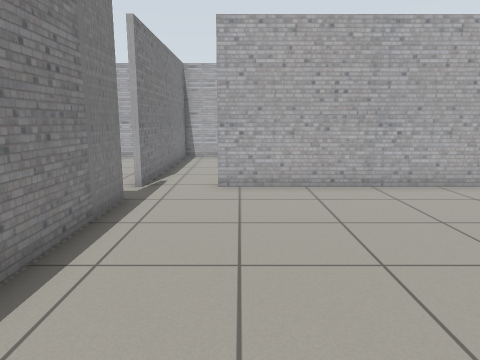
view 1 (above)

16 first-person views from a walk through a Gazebo world. The camera is 1 m above the floor, tilts 10° down and sees 70° across. The floor is counted in squares, 0.5 m on a side. Each view is taken from the middle of a square. On the plan, view 1 faces up. The plan holds only what a view shows up to about 18 squares ahead; the rest is blank. Robots are left out.

view 2
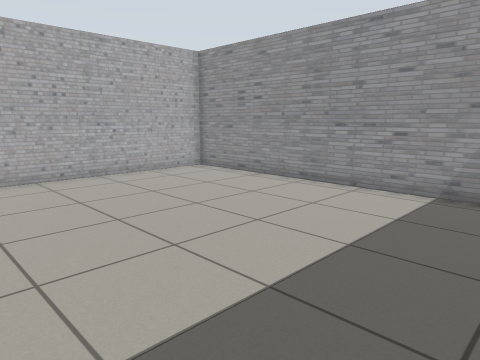

view 3
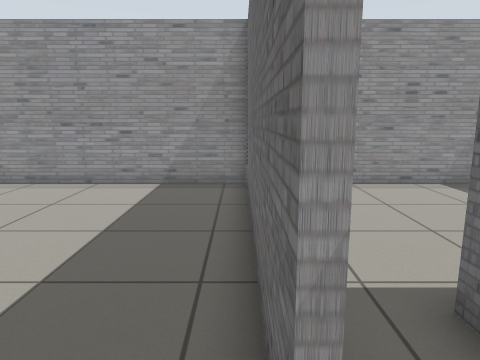

view 4
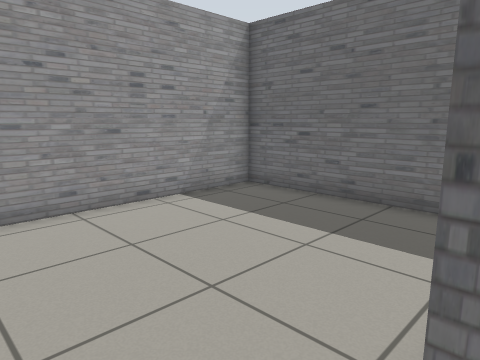

view 5
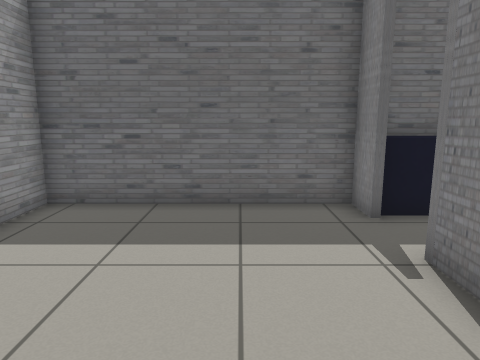

view 6
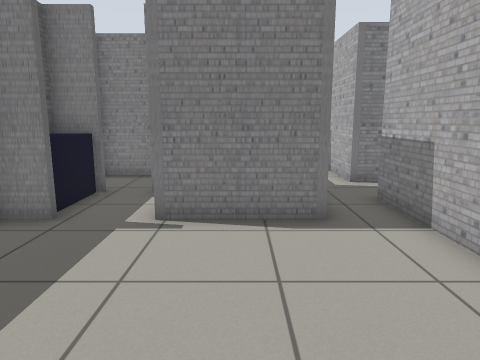

view 7
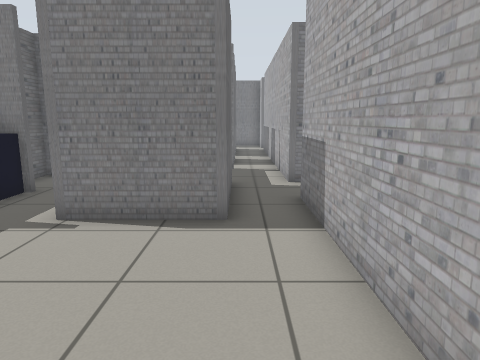

view 8
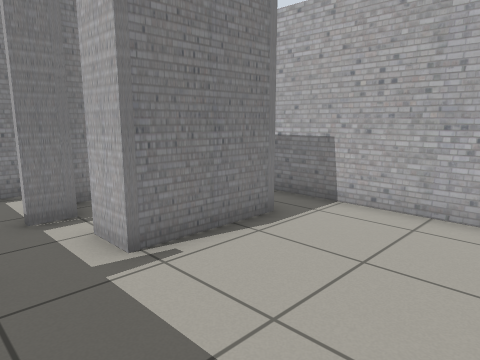

view 9
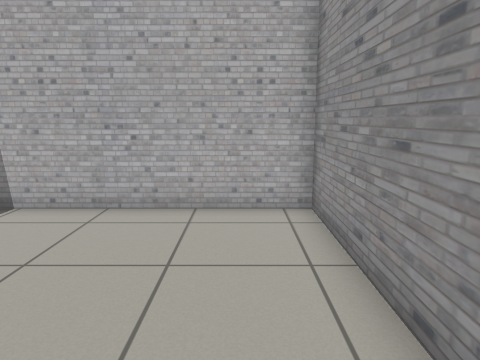

view 10
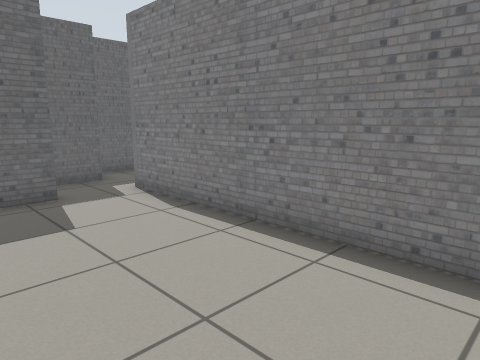

view 11
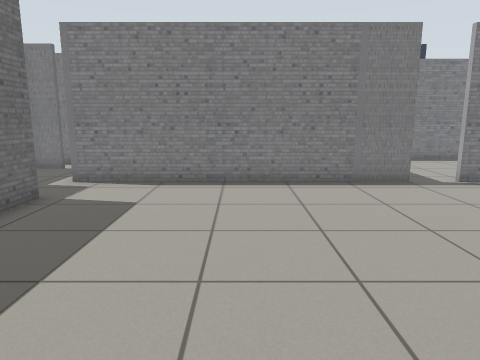

view 12
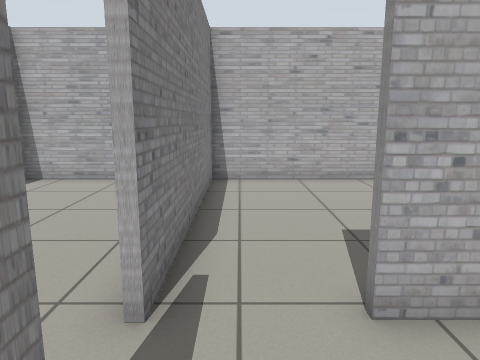

view 13
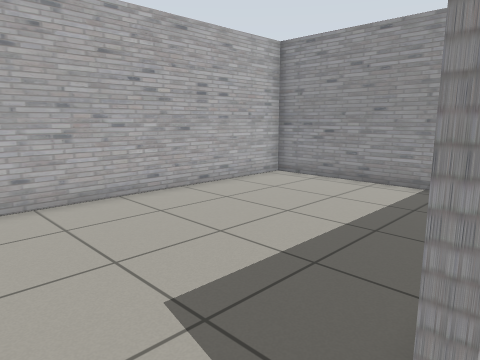

view 14
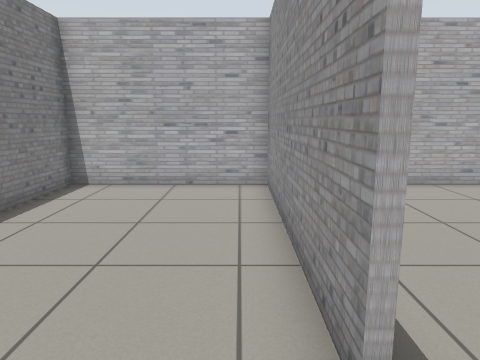

view 15
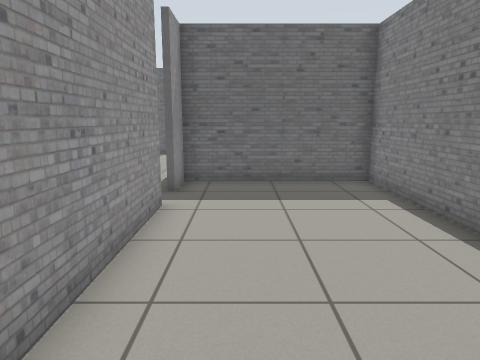

view 16
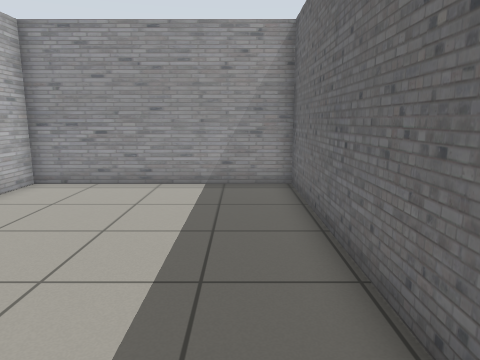

### Floor plan
Points are (right, up) in squares from view 1. A wall is a line through its corners. A room is listed if a view was taken in it or the views show most of it. See-through windows are left out.
Room 1 (views 1, 10, 11, 12)
walls: (-0.8, -2.2) (8, -2.2); (-2.9, 8.6) (-2.9, -1.4); (8.6, -2.2) (8.6, 10); (8.8, 10.2) (-0.8, 10.2)
ways out: opening at (-1.5, -2) to room 2; opening at (-1.5, 10) to room 3
Room 2 (views 2, 3, 4, 5, 6, 7, 8, 9)
walls: (1.3, -9.8) (1.3, -11) (8.6, -11) (8.6, -2.4) (-0.8, -2.4); (-1.3, -11) (0.6, -11); (-2.9, -1.4) (-2.9, -2.4) (-4.6, -2.4); (-4.3, -7.8) (-4.3, -11)
ways out: opening at (-1.5, -2) to room 1; opening at (-3.5, -3.5)
objects: wardrobe (-3, -8) to (-2, -8); wardrobe (-3, -7); wardrobe (-3, -4) to (1, -4); blue box (-1, -10) to (0, -10); wardrobe (-1, -8); wardrobe (0, -8) to (1, -8); wardrobe (1, -7) to (1, -5)
Room 3 (views 13, 16)
walls: (0, 10.4) (8.8, 10.4); (8.6, 10) (8.6, 18.5) (-2.9, 18.5) (-2.9, 10)
ways out: opening at (-1.5, 10) to room 1; opening at (-3, 9.5) to room 4
Room 4 (views 14, 15)
walls: (-3.2, 10) (-3.2, 18.5) (-9.3, 18.5) (-9.3, 6.9) (-3.2, 6.9) (-3.2, 8.5)
ways out: opening at (-3, 9.5) to room 3

Positions as (right, up) in squares from view 1, and headings:
1: (0, 0), facing up
2: (-1, -2), facing up-right
3: (-2, -2), facing right
4: (1, -3), facing down-right
5: (4, -3), facing down
6: (8, -6), facing left
7: (8, -4), facing left
8: (6, -10), facing up-left
9: (7, -10), facing up
10: (2, 7), facing down-left
11: (8, 3), facing left
12: (-2, 7), facing up
13: (-2, 10), facing up-right
14: (-4, 8), facing up
15: (-5, 18), facing down
16: (-2, 12), facing right
